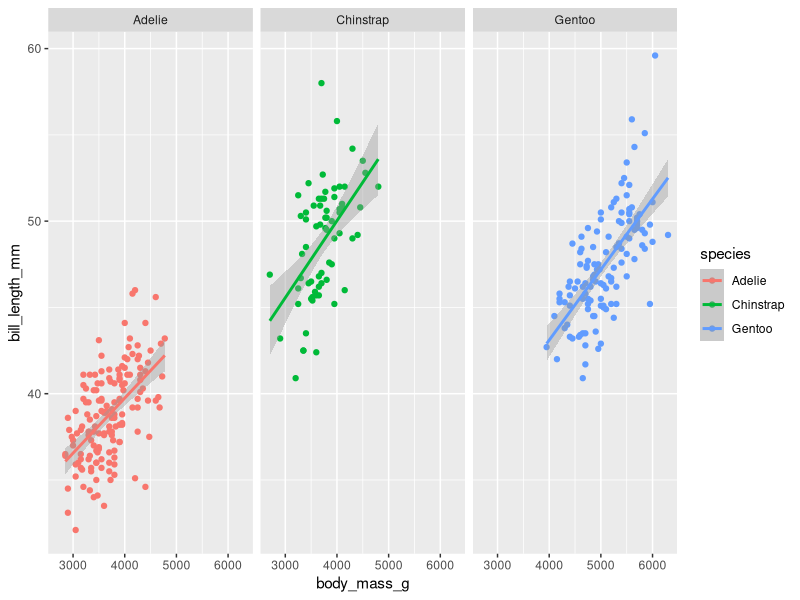
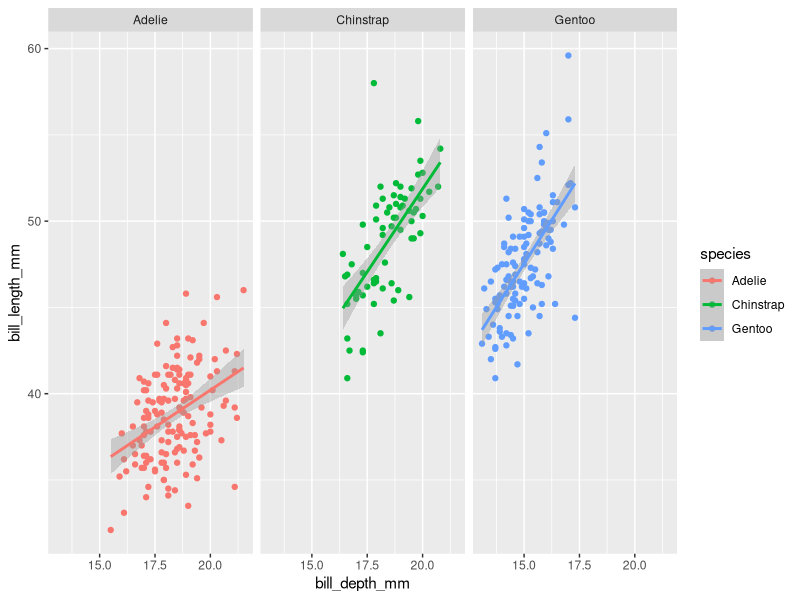
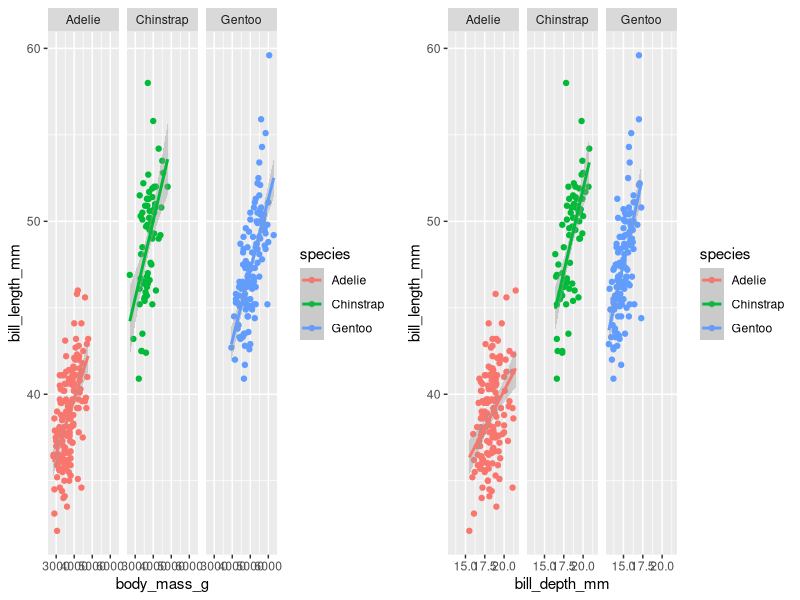
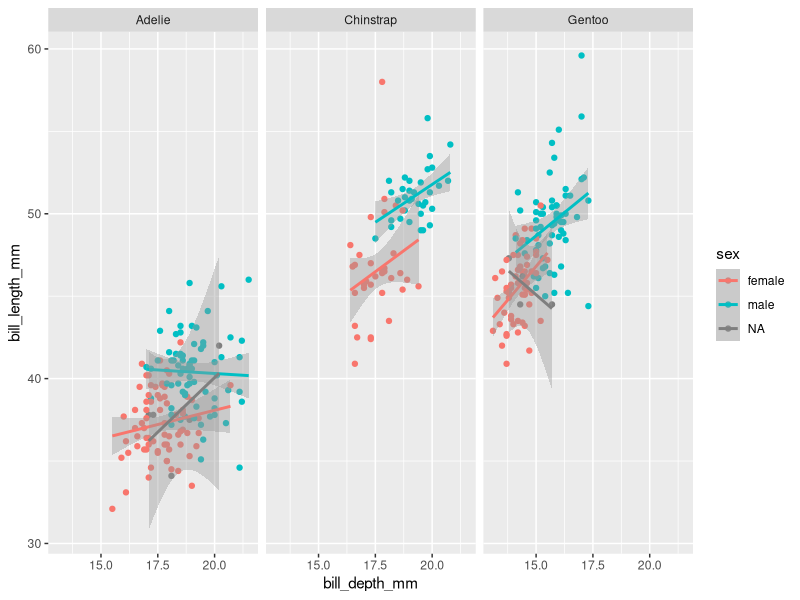
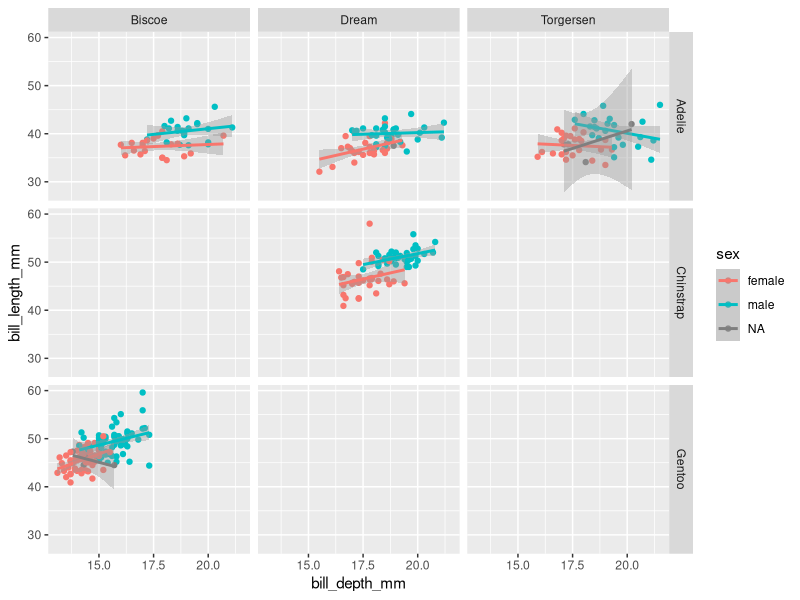
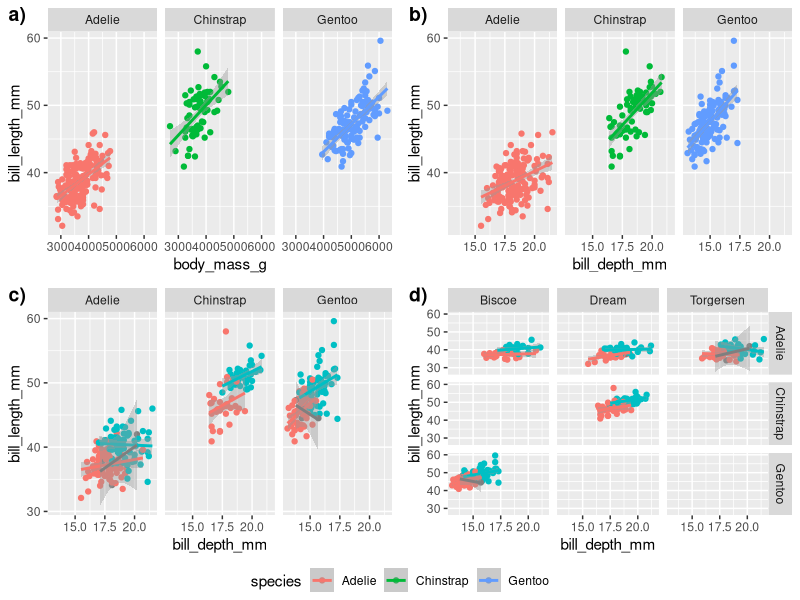
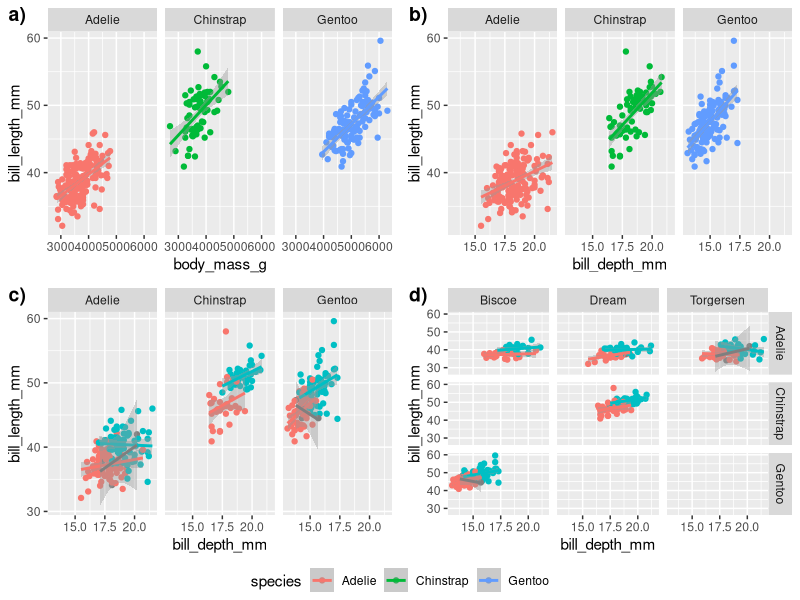
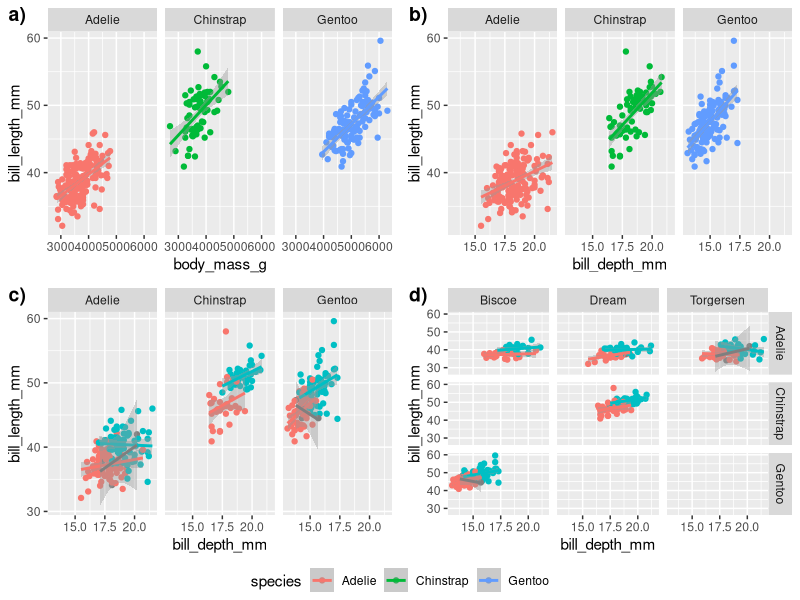

These figures' R source, in order:
# Script name
# Author
# Date


# Libraries ---------------------------------------------------------------

library(tidyverse)
library(ggpubr)
library(palmerpenguins)


# Data --------------------------------------------------------------------

# Load the dataset into the local environment
penguins <- penguins


# Example -----------------------------------------------------------------

# Basic faceted plot
lm_1 <- ggplot(data = penguins,
               aes(x = body_mass_g, y = bill_length_mm, colour = species)) +
  geom_point() +
  geom_smooth(method = "lm") +
  facet_wrap(~species)
lm_1

lm_2 <- ggplot(data = penguins,
               aes(x = bill_depth_mm, y = bill_length_mm, colour = species)) +
  geom_point() +
  geom_smooth(method = "lm") +
  facet_wrap(~species)
lm_2

# Basic combined plot
ggarrange(lm_1, lm_2)


# Exercise 1 --------------------------------------------------------------

# Create a new plot type and facet by gender
lm_3 <- ggplot(data = penguins,
               aes(x = bill_depth_mm, y = bill_length_mm, colour = sex)) +
  geom_point() +
  geom_smooth(method = "lm") +
  facet_wrap(~species)
lm_3

# Exercise 2 --------------------------------------------------------------

# Create a new plot type and facet by two categories
lm_4 <- ggplot(data = penguins,
               aes(x = bill_depth_mm, y = bill_length_mm, colour = sex)) +
  geom_point() +
  geom_smooth(method = "lm") +
  facet_grid(species~island)
lm_4

# Exercise 3 --------------------------------------------------------------

# Combine all of the plots you've created so far
# Save them as a high-res file larger than 2 MB

grid_1 <- ggarrange(lm_1, lm_2,lm_3, lm_4,
                    # Set number of rows and columns
                    ncol = 2, nrow = 2,
                    # Label each figure
                    labels = c("a)", "b)", "c)", "d)"),
                    # Create common legend
                    common.legend = TRUE,
                    # Set legend position
                    legend = "bottom")
grid_1

# Different file types
ggsave(plot = grid_1, filename = "figures/grid_1.pdf")
ggsave(plot = grid_1, filename = "figures/grid_1.png")
ggsave(plot = grid_1, filename = "figures/grid_1.eps")

# Change dimensions
ggsave(plot = grid_1, filename = "figures/grid_1.png", 
       width = 10, height = 8)

# Change DPI
ggsave(plot = grid_1, filename = "figures/grid_1.png", dpi = 600)

# BONUS -------------------------------------------------------------------

# Use a different package to combine plots




